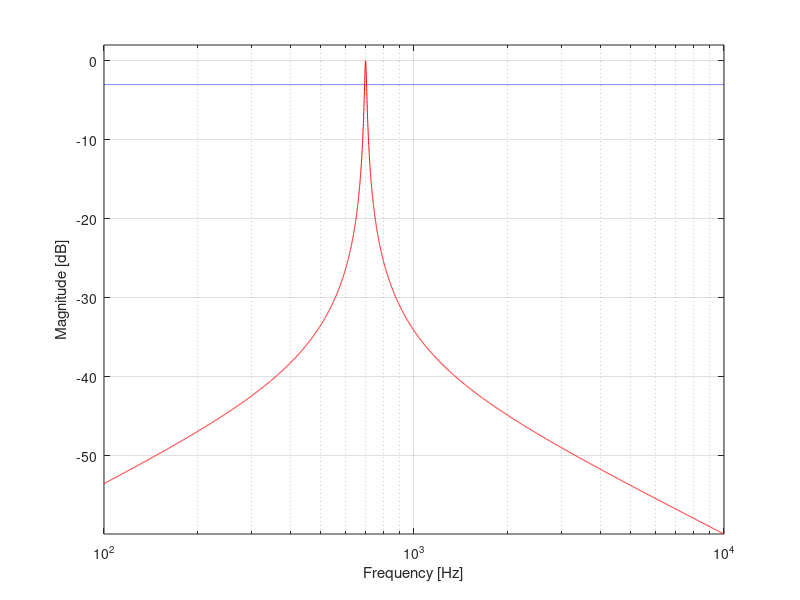

This chart was generated by the following MATLAB code:
close all; clear variables; clc;

%%% vvvvvvvvvvvvvvvvvvvvvvvvvvvvvvvvvvvvvvvvvvvvvvvvvvvvvvvvvvvvvvvvvvvvvvvvvvvv
lower = 2;

upper = 4;
%%% ^^^^^^^^^^^^^^^^^^^^^^^^^^^^^^^^^^^^^^^^^^^^^^^^^^^^^^^^^^^^^^^^^^^^^^^^^^^^


f = logspace(lower, upper, 10000);
w = 2 .* pi .* f;
Wc = 10;
Sa = 1i .* w;
Sb = Sa ./ Wc;

%%% vvvvvvvvvvvvvvvvvvvvvvvvvvvvvvvvvvvvvvvvvvvvvvvvvvvvvvvvvvvvvvvvvvvvvvvvvvvv
voltageTransfer = ( 1i .* w .* 0.328 ./ 5.2e-3 ) ./ ( -(w).^2 + 1i .* w .* 0.328 ./ 5.2e-3 + (1 / (5.2e-3 * 10e-6)) );
%%% ^^^^^^^^^^^^^^^^^^^^^^^^^^^^^^^^^^^^^^^^^^^^^^^^^^^^^^^^^^^^^^^^^^^^^^^^^^^^


w = 2 .* pi .* f;
bodeplot = 20*log10(abs(voltageTransfer));

% subplot(2,2,1);
semilogx(f, bodeplot, 'r', f, -3.0103 + 0.*f, '--b');
xlim([10^(lower) 10^(upper)]);
ylim([min(bodeplot) (max(bodeplot) + 2)]);
grid on;
xlabel("Frequency [Hz]");
ylabel("Magnitude [dB]");

% subplot(2,2,2);
% semilogx(w, bodeplot, 'r', w, -3.0103 + 0.*w, '--b');
% xlim([10^(lower) 10^(upper)]);
% ylim([-200 1]);
% grid on;
% xlabel("Angular Frequency [rad/s]");
% ylabel("Magnitude [dB]");
% 
% subplot(2,2,[3,4]);
% semilogx(f, angle(voltageTransfer) .* 180 ./ pi, 'r');
% xlim([10^(lower) 10^(upper)]);
% ylim([-180 180]);
% grid on;
% xlabel("Frequency [dB]");
% ylabel("Phase angle in degrees");